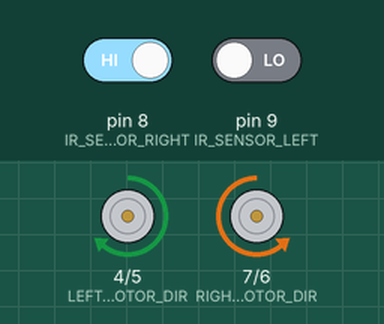
Simulated run of this sketch. Board: Arduino Uno, built with avr-gcc and run on an emulated ATmega328P. Parts: direction and speed pins drawn as motors (green arrow = direction pin HIGH = forward, orange = LOW = backward, longer = more drive). The test bench sets the inputs (shaded band); at power-on: pin 8 (IR_SENSOR_RIGHT) HIGH, pin 9 (IR_SENSOR_LEFT) LOW. At 4.8 s the program stops and its outputs stay as they are.

Above: at 1.2 s.
1.3 s: pin 8 (IR_SENSOR_RIGHT) driven LOW
At 1.8 s:
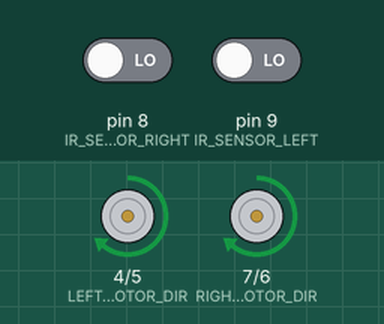
2.8 s: pin 9 (IR_SENSOR_LEFT) driven HIGH
At 4.0 s:
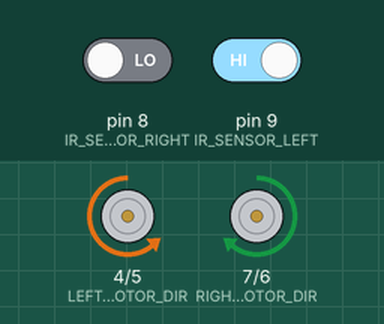
4.3 s: pin 8 (IR_SENSOR_RIGHT) driven HIGH
At 5.2 s:
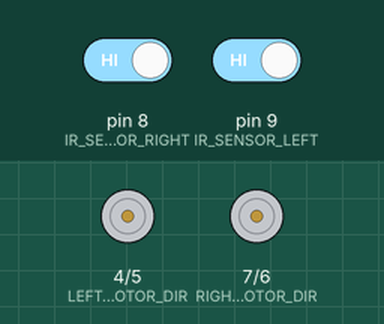
Timing chart, 0 to 6.3 s (numbered marks = the images above; inputs shaded):
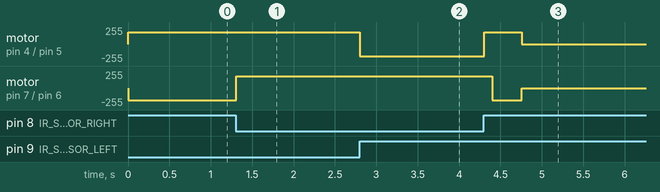

The sketch:

sketch_feb23a_Suivi_ligne_autonome_1.3.ino
```cpp
// ============================
// CAPTEURS IR
// ============================
#define IR_SENSOR_RIGHT 8
#define IR_SENSOR_LEFT  9

// ============================
// PARAMÈTRES
// ============================
#define MOTOR_SPEED 180
#define DIRECTION 2   // 0 = tout droit, 1 = gauche, 2 = droite
#define BLACK_COUNT_MAX 20 // seuil intersection (à régler)

// ============================
// VARIABLES
// ============================
int blackCounter = 0;
bool intersectionDejaPasse = false;

// ============================
// MOTEURS
// ============================
#define LEFT_MOTOR_PWM 5
#define LEFT_MOTOR_DIR 4
#define RIGHT_MOTOR_PWM 6
#define RIGHT_MOTOR_DIR 7

void setup()
{
  pinMode(LEFT_MOTOR_PWM, OUTPUT);
  pinMode(LEFT_MOTOR_DIR, OUTPUT);
  pinMode(RIGHT_MOTOR_PWM, OUTPUT);
  pinMode(RIGHT_MOTOR_DIR, OUTPUT);

  pinMode(IR_SENSOR_RIGHT, INPUT);
  pinMode(IR_SENSOR_LEFT, INPUT);

  stopMotors();
}

void loop()
{
  int rightIR = digitalRead(IR_SENSOR_RIGHT);
  int leftIR  = digitalRead(IR_SENSOR_LEFT);

  // ============================
  // SUIVI DE LIGNE NORMAL
  // ============================
  if (rightIR == LOW && leftIR == LOW)
  {
    blackCounter = 0;
    rotateMotor(MOTOR_SPEED, MOTOR_SPEED);
  }
  else if (rightIR == HIGH && leftIR == LOW)
  {
    blackCounter = 0;
    rotateMotor(-MOTOR_SPEED, MOTOR_SPEED);
  }
  else if (rightIR == LOW && leftIR == HIGH)
  {
    blackCounter = 0;
    rotateMotor(MOTOR_SPEED, -MOTOR_SPEED);
  }

  // ============================
  // LES DEUX CAPTEURS VOIENT NOIR
  // ============================
  else
  {
    blackCounter++;

    // Noir bref → virage (on continue tout droit)
    rotateMotor(MOTOR_SPEED, MOTOR_SPEED);

    // Noir prolongé → intersection
    if (blackCounter > BLACK_COUNT_MAX)
    {
      if (!intersectionDejaPasse)
      {
        intersectionDejaPasse = true;
        executerDirection();
      }
      else
      {
        stopMotors();
        while (1);
      }
    }
  }

  delay(5); // stabilisation capteurs (TRÈS IMPORTANT)
}

// ============================
// DIRECTION À L’INTERSECTION
// ============================
void executerDirection()
{
  if (DIRECTION == 0)
  {
    // Avance très courte
    rotateMotor(MOTOR_SPEED, MOTOR_SPEED);
    delay(120);

    // Recentre sur la ligne
    while (digitalRead(IR_SENSOR_LEFT) == HIGH ||
           digitalRead(IR_SENSOR_RIGHT) == HIGH)
    {
      if (digitalRead(IR_SENSOR_LEFT) == HIGH)
        rotateMotor(MOTOR_SPEED, -MOTOR_SPEED);   // corrige à gauche
      else if (digitalRead(IR_SENSOR_RIGHT) == HIGH)
        rotateMotor(-MOTOR_SPEED, MOTOR_SPEED);   // corrige à droite
    }
  }

  else if (DIRECTION == 1)
  {
    rotateMotor(MOTOR_SPEED, -MOTOR_SPEED);
    delay(350);
  }

  else if (DIRECTION == 2)
  {
    rotateMotor(-MOTOR_SPEED, MOTOR_SPEED);
    delay(350);
  }
}

// ============================
// MOTEURS
// ============================
void rotateMotor(int rightSpeed, int leftSpeed)
{
  digitalWrite(RIGHT_MOTOR_DIR, rightSpeed > 0 ? HIGH : LOW);
  digitalWrite(LEFT_MOTOR_DIR,  leftSpeed  > 0 ? HIGH : LOW);

  analogWrite(RIGHT_MOTOR_PWM, abs(rightSpeed));
  analogWrite(LEFT_MOTOR_PWM,  abs(leftSpeed));
}

void stopMotors()
{
  analogWrite(RIGHT_MOTOR_PWM, 0);
  analogWrite(LEFT_MOTOR_PWM, 0);
}
```

Measured:
- after the input at 1.3 s, motor on pin 7 (RIGHT_MOTOR_DIR) / pin 6 (RIGHT_MOTOR_PWM): backward 180/255 → forward 180/255 at once
- after the input at 2.8 s, motor on pin 4 (LEFT_MOTOR_DIR) / pin 5 (LEFT_MOTOR_PWM): forward 180/255 → backward 180/255 at once
- after the input at 4.3 s, motor on pin 4 (LEFT_MOTOR_DIR) / pin 5 (LEFT_MOTOR_PWM): backward 180/255 → forward 180/255 at once, → stopped 0.46 s later; motor on pin 7 (RIGHT_MOTOR_DIR) / pin 6 (RIGHT_MOTOR_PWM): forward 180/255 → backward 180/255 after 0.10 s, → stopped 0.36 s later
